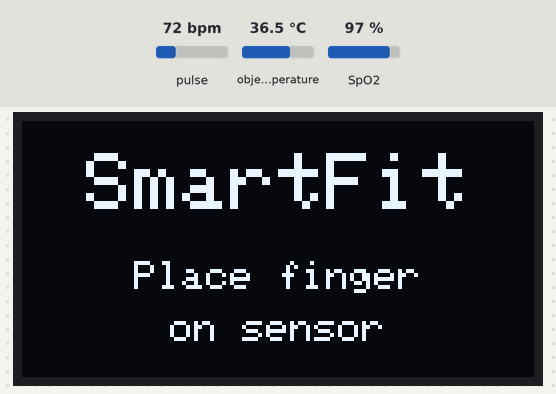
This sketch was run on a simulated ESP32. Shown: 128×64 one-colour display. The test bench sets the inputs (shaded band); at power-on: pulse 72 bpm, object temperature 36.5 °C, SpO2 97 %. Nothing arrives over Bluetooth unless stated; a phone connects over Bluetooth LE 3 s after start; what the sketch prints to the serial monitor is not drawn.

Above: at 0.1 s.
At 0.7 s:
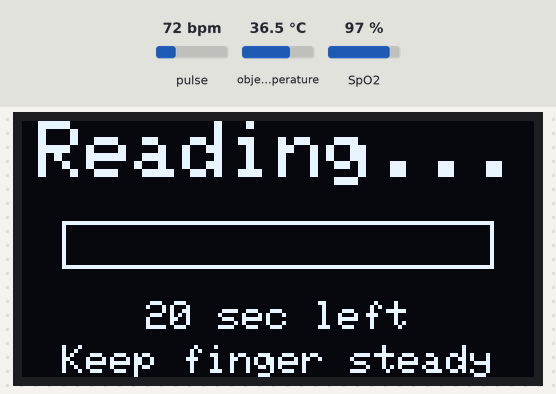
At 5.8 s:
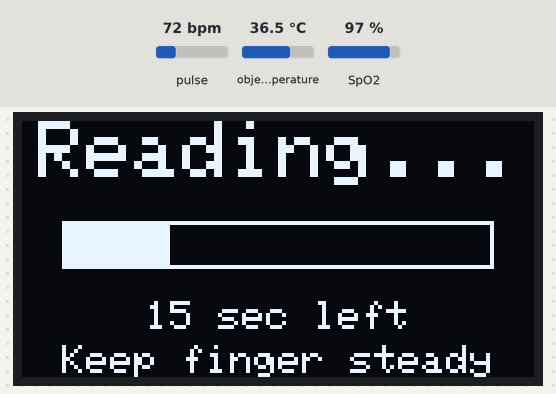
At 10.9 s:
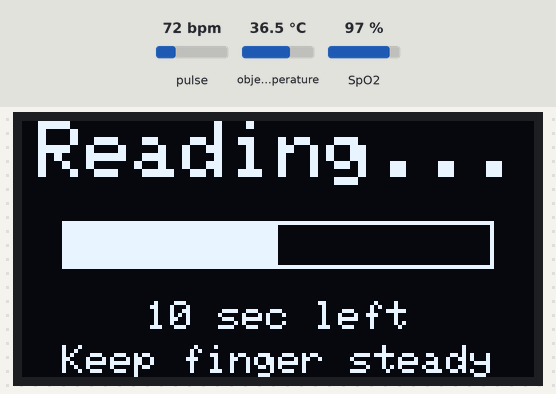
At 16.0 s:
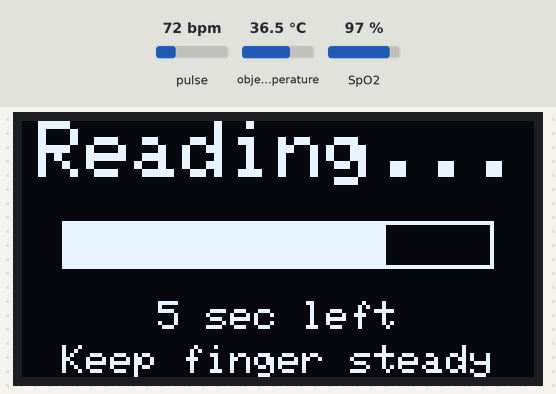
At 22.3 s:
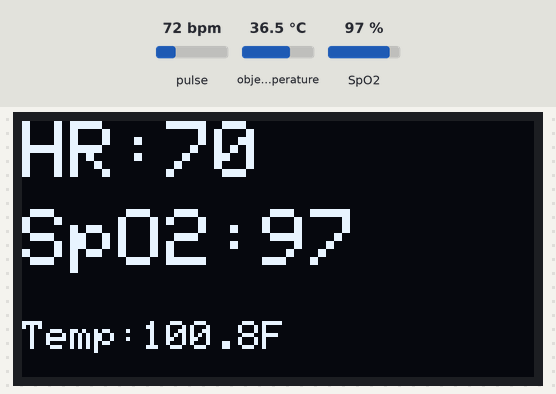

The sketch:

sketch_apr30a_latest.ino
```cpp
#include <Wire.h>
#include "MAX30105.h"
#include "spo2_algorithm.h"

#include <Adafruit_GFX.h>
#include <Adafruit_SSD1306.h>
#include <Adafruit_MLX90614.h>

#include <BLEDevice.h>
#include <BLEServer.h>
#include <BLEUtils.h>
#include <BLE2902.h>
#include "esp_bt.h"

// ---------- Sensors ----------
MAX30105 particleSensor;
Adafruit_MLX90614 mlx = Adafruit_MLX90614();

// ---------- OLED ----------
#define SCREEN_WIDTH 128
#define SCREEN_HEIGHT 64
Adafruit_SSD1306 display(SCREEN_WIDTH, SCREEN_HEIGHT, &Wire, -1);

// ---------- BLE ----------
#define SERVICE_UUID        "12345678-1234-1234-1234-1234567890ab"
#define CHARACTERISTIC_UUID "abcd1234-5678-1234-5678-1234567890ab"

BLECharacteristic *pCharacteristic;
bool deviceConnected = false;

// ---------- BLE Callbacks ----------
class MyServerCallbacks : public BLEServerCallbacks {
  void onConnect(BLEServer* pServer) {
    deviceConnected = true;
    Serial.println("BLE Client Connected");
  }
  void onDisconnect(BLEServer* pServer) {
    deviceConnected = false;
    Serial.println("BLE Client Disconnected");
    delay(500);
    BLEDevice::startAdvertising();
  }
};

// ---------- MAX30102 Buffers ----------
#define BUFFER_SIZE 100
uint32_t irBuffer[BUFFER_SIZE];
uint32_t redBuffer[BUFFER_SIZE];

int32_t bufferLength;
int32_t spo2;
int8_t  validSPO2;
int32_t heartRate;
int8_t  validHeartRate;

// ---------- Averaging / Accumulation ----------
#define READING_DURATION_SEC  20
#define IR_THRESHOLD          50000
#define HR_MIN                70
#define HR_MAX                150
#define HR_CORRECTION         0.75

float hrSum   = 0;
int   hrCount = 0;

float spo2Sum   = 0;
int   spo2Count = 0;

float tempAccum = 0;
int   tempCount = 0;

// Final stable results
int32_t finalHR   = 0;
int32_t finalSpO2 = 0;
float   finalTemp = 0.0;
bool    hasResult = false;

// ---------- Temperature Filter ----------
float tempBuffer_arr[5];
int   tempIdx = 0;
float tempSum_filter = 0;
const float TEMP_OFFSET = 7.5;

// ---------- State Machine ----------
enum State {
  STATE_IDLE,
  STATE_PROCESSING,
  STATE_DISPLAY
};

State currentState = STATE_IDLE;
unsigned long processingStartTime = 0;

// ------------------------------------------------
// Helper: Check if finger is on sensor
// ------------------------------------------------
bool isFingerOn() {
  uint32_t irVal = particleSensor.getIR();
  return (irVal > IR_THRESHOLD);
}

// ------------------------------------------------
// Helper: Draw centered text
// ------------------------------------------------
void drawCentered(const char* text, int y, int textSize) {
  display.setTextSize(textSize);
  int16_t x1, y1;
  uint16_t w, h;
  display.getTextBounds(text, 0, 0, &x1, &y1, &w, &h);
  display.setCursor((SCREEN_WIDTH - w) / 2, y);
  display.print(text);
}

// ------------------------------------------------
// Display: Idle screen
// ------------------------------------------------
void showIdleScreen() {
  display.clearDisplay();
  display.setTextColor(WHITE);

  if (hasResult) {
    display.setTextSize(2);
    display.setCursor(0, 0);
    display.print("HR:");
    display.print(finalHR);

    display.setCursor(0, 22);
    display.print("SpO2:");
    display.print(finalSpO2);

    display.setTextSize(1);
    display.setCursor(0, 50);
    display.print("Temp:");
    display.print(finalTemp, 1);
    display.print("F");
  } else {
    drawCentered("SmartFit", 8, 2);
    drawCentered("Place finger", 35, 1);
    drawCentered("on sensor", 48, 1);
  }

  display.display();
}

// ------------------------------------------------
// Display: Processing screen with countdown
// ------------------------------------------------
void showProcessingScreen(int secondsRemaining) {
  display.clearDisplay();
  display.setTextColor(WHITE);

  drawCentered("Reading...", 0, 2);

  int elapsed = READING_DURATION_SEC - secondsRemaining;
  int barWidth = map(elapsed, 0, READING_DURATION_SEC, 0, 108);
  display.drawRect(10, 25, 108, 12, WHITE);
  display.fillRect(10, 25, barWidth, 12, WHITE);

  char timerStr[16];
  snprintf(timerStr, sizeof(timerStr), "%d sec left", secondsRemaining);
  drawCentered(timerStr, 45, 1);

  drawCentered("Keep finger steady", 56, 1);

  display.display();
}

// ------------------------------------------------
// Display: Final result screen
// ------------------------------------------------
void showResultScreen() {
  display.clearDisplay();
  display.setTextColor(WHITE);

  display.setTextSize(2);
  display.setCursor(0, 0);
  display.print("HR:");
  display.print(finalHR);

  display.setCursor(0, 22);
  display.print("SpO2:");
  display.print(finalSpO2);

  display.setTextSize(1);
  display.setCursor(0, 50);
  display.print("Temp:");
  display.print(finalTemp, 1);
  display.print("F");

  display.display();
}

// ------------------------------------------------
// Collect one batch of samples
// ------------------------------------------------
void collectOneBatch() {
  bufferLength = BUFFER_SIZE;

  for (byte i = 0; i < bufferLength; i++) {
    while (!particleSensor.available())
      particleSensor.check();

    redBuffer[i] = particleSensor.getRed();
    irBuffer[i]  = particleSensor.getIR();
    particleSensor.nextSample();
  }

  maxim_heart_rate_and_oxygen_saturation(
    irBuffer, bufferLength, redBuffer,
    &spo2, &validSPO2,
    &heartRate, &validHeartRate
  );
}

// ------------------------------------------------
// Read and filter temperature (returns Fahrenheit)
// ------------------------------------------------
float readFilteredTemp() {
  float rawTemp = mlx.readObjectTempC();

  tempSum_filter -= tempBuffer_arr[tempIdx];
  tempBuffer_arr[tempIdx] = rawTemp;
  tempSum_filter += rawTemp;
  tempIdx = (tempIdx + 1) % 5;

  float avgTemp = tempSum_filter / 5.0;
  float bodyTemp = avgTemp + TEMP_OFFSET;

  // Clamp in Celsius (36°C = 96.8°F, 39°C = 102.2°F)
  if (bodyTemp < 36.0) bodyTemp = 36.0;
  if (bodyTemp > 39.0) bodyTemp = 39.0;

  // Convert to Fahrenheit
  bodyTemp = (bodyTemp * 9.0 / 5.0) + 32.0;

  // Hard cap at 102F
  if (bodyTemp > 102.0) bodyTemp = 102.0;

  return bodyTemp;
}

// ------------------------------------------------
// SETUP
// ------------------------------------------------
void setup() {
  Serial.begin(115200);
  Serial.println("Booting SmartFit...");

  Wire.begin(21, 22);

  // OLED
  if (!display.begin(SSD1306_SWITCHCAPVCC, 0x3C)) {
    Serial.println("OLED failed");
    while (1);
  }

  display.clearDisplay();
  display.setTextSize(1);
  display.setTextColor(WHITE);
  display.setCursor(0, 0);
  display.println("SmartFit Sensor");
  display.println("Initializing...");
  display.display();

  // MAX30102
  if (!particleSensor.begin(Wire, I2C_SPEED_FAST)) {
    Serial.println("MAX30102 not found");
    while (1);
  }
  particleSensor.setup();
  Serial.println("MAX30102 Ready");

  // MLX90614
  if (!mlx.begin()) {
    Serial.println("MLX90614 not detected");
  } else {
    Serial.println("MLX90614 Ready");
  }

  // Init temperature buffer
  for (int i = 0; i < 5; i++) tempBuffer_arr[i] = 0;

  // ---------- BLE Setup ----------
  BLEDevice::init("SmartFit");
  esp_bt_controller_mem_release(ESP_BT_MODE_CLASSIC_BT);
  BLEDevice::setMTU(185);

  BLEServer *pServer = BLEDevice::createServer();
  pServer->setCallbacks(new MyServerCallbacks());

  BLEService *pService = pServer->createService(SERVICE_UUID);

  pCharacteristic = pService->createCharacteristic(
                      CHARACTERISTIC_UUID,
                      BLECharacteristic::PROPERTY_NOTIFY |
                      BLECharacteristic::PROPERTY_READ   |
                      BLECharacteristic::PROPERTY_WRITE_NR
                    );
  pCharacteristic->addDescriptor(new BLE2902());
  pService->start();

  BLEAdvertising *pAdvertising = BLEDevice::getAdvertising();
  pAdvertising->addServiceUUID(SERVICE_UUID);
  pAdvertising->setScanResponse(true);
  pAdvertising->setMinPreferred(0x06);
  pAdvertising->setMinPreferred(0x12);
  BLEDevice::startAdvertising();
  Serial.println("BLE Ready");

  currentState = STATE_IDLE;
  showIdleScreen();
}

// ------------------------------------------------
// LOOP
// ------------------------------------------------
void loop() {

  switch (currentState) {

    // =============================================
    // IDLE: Wait for finger, show last result
    // =============================================
    case STATE_IDLE: {
      particleSensor.check();

      if (isFingerOn()) {
        delay(500);
        particleSensor.check();
        if (!isFingerOn()) break;

        Serial.println("Finger detected — starting measurement");

        hrSum      = 0;   hrCount   = 0;
        spo2Sum    = 0;   spo2Count = 0;
        tempAccum  = 0;   tempCount = 0;

        processingStartTime = millis();
        currentState = STATE_PROCESSING;

        String bleMsg = "HR:0,SpO2:0,Temp:0.0";
        pCharacteristic->setValue(bleMsg.c_str());
        pCharacteristic->notify();
      } else {
        showIdleScreen();
        delay(1000);
      }
      break;
    }

    // =============================================
    // PROCESSING: Collect data for 20 seconds
    // =============================================
    case STATE_PROCESSING: {
      unsigned long elapsed = millis() - processingStartTime;
      int secondsElapsed    = elapsed / 1000;
      int secondsRemaining  = READING_DURATION_SEC - secondsElapsed;

      if (secondsRemaining < 0) secondsRemaining = 0;

      // Check finger still on
      particleSensor.check();
      if (!isFingerOn()) {
        Serial.println("Finger removed during processing — aborting");
        currentState = STATE_IDLE;
        showIdleScreen();
        break;
      }

      // Show countdown
      showProcessingScreen(secondsRemaining);

      // Collect one batch
      collectOneBatch();

      // Accumulate valid HR (70–150 only)
      if (validHeartRate && heartRate >= HR_MIN && heartRate <= HR_MAX) {
        hrSum += heartRate;
        hrCount++;
      }

      // Accumulate valid SpO2 (70–100 only)
      if (validSPO2 && spo2 >= 70 && spo2 <= 100) {
        spo2Sum += spo2;
        spo2Count++;
      }

      // Accumulate temperature (already in Fahrenheit)
      float currentTemp = readFilteredTemp();
      tempAccum += currentTemp;
      tempCount++;

      // Serial debug
      Serial.print("Batch HR:");
      Serial.print(heartRate);
      Serial.print(" SpO2:");
      Serial.print(spo2);
      Serial.print(" Temp:");
      Serial.print(currentTemp, 1);
      Serial.print("F");
      Serial.print(" | Elapsed:");
      Serial.print(secondsElapsed);
      Serial.println("s");

      // Send processing status via BLE
      String bleMsg = "HR:0,SpO2:0,Temp:0.0";
      pCharacteristic->setValue(bleMsg.c_str());
      pCharacteristic->notify();

      // Check if 20 seconds done
      if (elapsed >= (unsigned long)READING_DURATION_SEC * 1000) {

        if (hrCount > 0) {
          finalHR = (int32_t)((hrSum / hrCount) * HR_CORRECTION);
        } else {
          finalHR = 0;
        }

        if (spo2Count > 0) {
          finalSpO2 = (int32_t)(spo2Sum / spo2Count);
        } else {
          finalSpO2 = 0;
        }

        if (tempCount > 0) {
          finalTemp = tempAccum / tempCount;
        } else {
          finalTemp = 0.0;
        }

        // Clamp final values
        if (finalHR < HR_MIN && finalHR != 0) finalHR = HR_MIN;
        if (finalHR > HR_MAX) finalHR = HR_MAX;
        if (finalSpO2 < 70 && finalSpO2 != 0) finalSpO2 = 70;
        if (finalSpO2 > 100) finalSpO2 = 100;
        if (finalTemp > 102.0) finalTemp = 102.0;  // final hard cap

        hasResult = true;

        Serial.println("=== Measurement Complete ===");
        Serial.print("Final HR: ");   Serial.println(finalHR);
        Serial.print("Final SpO2: "); Serial.println(finalSpO2);
        Serial.print("Final Temp: "); Serial.print(finalTemp, 1); Serial.println("F");

        // Send final values via BLE
        String finalBLE =
          "HR:" + String(finalHR) +
          ",SpO2:" + String(finalSpO2) +
          ",Temp:" + String(finalTemp, 1);

        pCharacteristic->setValue(finalBLE.c_str());
        pCharacteristic->notify();

        showResultScreen();
        currentState = STATE_DISPLAY;
      }
      break;
    }

    // =============================================
    // DISPLAY: Show result until finger re-placed
    // =============================================
    case STATE_DISPLAY: {
      particleSensor.check();
      bool fingerNow = isFingerOn();

      static bool waitingForFingerOff = true;

      if (waitingForFingerOff) {
        if (!fingerNow) {
          waitingForFingerOff = false;
          Serial.println("Finger removed — ready for new reading");
        }
      } else {
        if (fingerNow) {
          delay(500);
          particleSensor.check();
          if (isFingerOn()) {
            Serial.println("Finger re-placed — starting new measurement");
            waitingForFingerOff = true;
            currentState = STATE_IDLE;
          }
        }
      }

      delay(200);
      break;
    }
  }
}
```

Measured:
- what the display in image 0 shows lasts 0.5 s, from 0.1 s to 0.6 s
- what the display in image 1 shows lasts 1.3 s, from 0.6 s to 1.9 s
